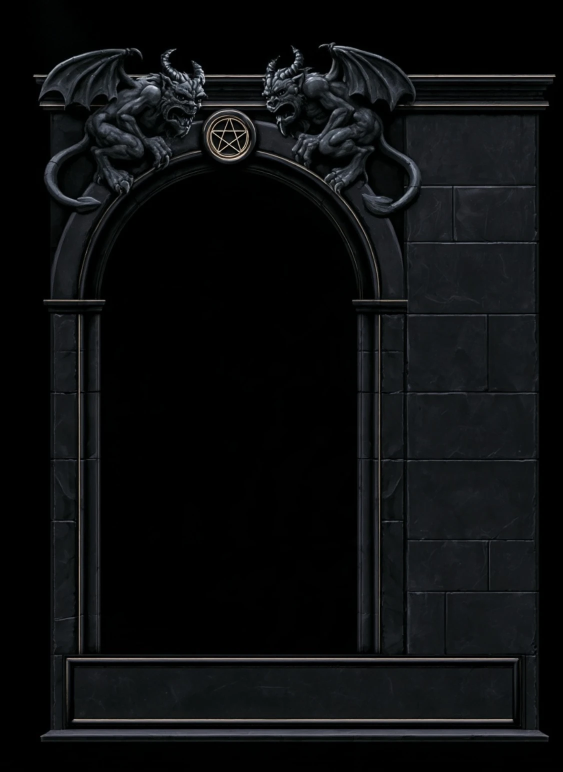
#> input picture branding/art/paperdoll-dark-mj.webp, 1125 x 1543 px (shown at 1/2 size)
$ python make_paperdoll.py
#> lines starting #> are read from the running program, lines starting #| are printed output that depends on the picture; after the words box and inside, x2 and y2 are one past the last pixel; in counts of white or black regions, pixels touching at a corner belong together
"""Builds the paperdoll frames from the Midjourney art: dark (black stone, fine gold lines,
winged gargoyles: paperdoll-dark-mj.webp) and light (sandstone, griffins:
paperdoll-light-mj.webp). The dark art is a retexture of the light one with the griffins
repainted as gargoyles, so both have the same layout.

The art already has the paperdoll's layout (arched opening on the left, plain block column for
the buttons on the right, nameplate across the bottom), so it is scaled whole. The scaling is
piecewise, to land its parts where the client's code puts things:
  opening for the character   light about 27..172 x 36..248, dark about 32..172 x 60..256
  button column               from x=188 (the buttons are drawn at x=185)
  nameplate panel             about 14..248 x 262..328 (the name is drawn at 36,268, three lines)
  minimize button             228,260 (16x16)
  virtue button               the art's own pentagram medallion: the button is that 32x32
                              piece of the frame, drawn again on top of it. Stock puts it at
                              80,4; the themes move it onto the medallion ('virtue' below, and
                              IexDarkUi.VirtuePosition in the client - keep them the same)
The dark art's gargoyles rise above the top ledge and past the left wall. It is fitted from
their tips, so they are whole; that puts its arch lower than the light one's.

Outputs (next to this script; copy the .gz files to src/ClassicUO.Client/IEX/Art):
  paperdoll.rgba.gz, paperdoll-light.rgba.gz   262x340 frame (gumps 0x07D0 and 0x07D1; stock
                                               is 262x324, the extra 16px hold a three-line name)
  virtue.rgba.gz, virtue-light.rgba.gz         32x32 (gump 0x0071)
  paperdoll-preview.png, paperdoll-light-preview.png
Raw RGBA rows, gzipped; colors reduced to UO's 15-bit range.

    python make_paperdoll.py [dir with the themes' dumped buttons (dark/, light/), for the previews]
"""
import gzip
import os
import struct
import sys

import numpy as np
from PIL import Image, ImageFilter

HERE = os.path.dirname(os.path.abspath(__file__))
W, H = 262, 340

GOLD_LO, GOLD, GOLD_HI = (136, 88, 16), (224, 168, 48), (248, 216, 112)

# Per theme: the art and its (source, target) control points; the rest is used by its builder.
THEMES = {
    'dark': dict(
        art='paperdoll-dark-mj.webp', suffix='',  # 1125x1543
        #   wing tip, opening,    opening,    column,     right wall
        xs=[(65, 0), (201, 32), (714, 172), (810, 188), (1077, W)],
        #   horn tips, arch springing, nameplate top, its panel,        bottom
        ys=[(84, 0), (585, 123), (1309, 256), (1332, 262), (1445, 328), (1483, H)],
        virtue=(87, 30),
        # in the art; the third box is the left one's snout and horn, which reach past x=400
        # beside the medallion (without it their right edge was traced as trim and went gold)
        gargoyles=[(60, 80, 400, 440), (522, 80, 850, 440), (400, 90, 415, 216)],
        arch_line=(457.5, 585, 278, 306),  # centre, and the radius range the line round the arch lies in
        plate=((126, 1309, 1049, 1458), (148, 1332, 1024, 1445)),  # nameplate: outer box, dark panel
        opening=(2, 2, 5),
        diamond=(GOLD_HI, GOLD_LO, (30, 30, 34), 270)),
    'light': dict(
        art='paperdoll-light-mj.webp', suffix='-light',  # 928x1232
        #   left edge, opening,   opening,    column,     right edge
        xs=[(88, 0), (170, 27), (557, 172), (630, 188), (836, W)],
        #   under the cornice top, arch springing, foot of the opening, nameplate panel, bottom
        ys=[(150, 0), (462, 107), (1003, 248), (1021, 262), (1112, 328), (1136, H)],
        virtue=(84, 10),
        opening=(22, 15, 10),
        diamond=((204, 150, 68), (104, 64, 22), (236, 216, 170), 270)),
}


# ------------------------------------------------------------------ scaling

def edges(points, n):
    """Source coordinate of each target pixel boundary 0..n."""
    out = []
    for t in range(n + 1):
        for (s0, t0), (s1, t1) in zip(points, points[1:]):
            if t <= t1:
                out.append(s0 + (s1 - s0) * (t - t0) / (t1 - t0))
                break
    return out


def target(points, s):
    """Where a source coordinate lands."""
    for (s0, t0), (s1, t1) in zip(points, points[1:]):
        if s <= s1:
            return t0 + (t1 - t0) * (s - s0) / (s1 - s0)
    return points[-1][1]


def scaled(src, xs, ys):
    """The art on the 262x340 layout: each pixel is the average of the source box it covers."""
    ex, ey = edges(xs, W), edges(ys, H)
    # Sum table, so any box average is four lookups.
    table = np.zeros((src.shape[0] + 1, src.shape[1] + 1, src.shape[2]))
    table[1:, 1:] = src.cumsum(0).cumsum(1)
    out = np.zeros((H, W, src.shape[2]))
    for y in range(H):
        y0, y1 = int(round(ey[y])), max(int(round(ey[y])) + 1, int(round(ey[y + 1])))
        for x in range(W):
            x0, x1 = int(round(ex[x])), max(int(round(ex[x])) + 1, int(round(ex[x + 1])))
            box = table[y1, x1] - table[y0, x1] - table[y1, x0] + table[y0, x0]
            out[y, x] = box / ((y1 - y0) * (x1 - x0))
    return out


def luma(rgb):
    return (rgb[..., 0] * 3 + rgb[..., 1] * 6 + rgb[..., 2]) / 10


def gold_ramp(t):
    """t 0..1 (array) -> dark to bright gold."""
    t = np.clip(t, 0, 1)[..., None]
    lo, mid, hi = (np.array(c, float) for c in (GOLD_LO, GOLD, GOLD_HI))
    return np.where(t < 0.6, lo + (mid - lo) * t / 0.6, mid + (hi - mid) * (t - 0.6) / 0.4)


# ------------------------------------------------------------------ light

def light(theme, src):
    raw = scaled(src, theme['xs'], theme['ys'])
    # The art is a greyish tan; lift and warm it to sit with the Light theme's sandstone.
    v = (raw / 255.0) ** 0.62
    v = v * (1.12 - 0.2 * v)  # hold the bright nameplate panel back from washing out
    rgb = np.clip(v * np.array([1.12, 1.06, 0.95]) * 255, 0, 255)
    rgb[luma(raw) < 16] = theme['opening']  # the frame fills the picture: black is the opening
    return rgb, np.full((H, W), 255)


# ------------------------------------------------------------------ dark

def dark(theme, src):
    lum = luma(src)

    # The art's trim is thin pale lines, nearly lost at game size. Find them where they are
    # painted (thin strokes much brighter than what surrounds them, outside the gargoyles),
    # and carry them through the scaling on their own so they can be drawn in gold.
    around = np.asarray(Image.fromarray(lum.astype(np.uint8)).filter(ImageFilter.BoxBlur(10))).astype(float)
    lines = (lum - around > 40) & (lum > 125)  # trim peaks at 140-200; block joints stay well under
#> lines: shape (1543, 1125) bool; 0.63% white in thin lines or dots, all inside (x1, y1, x2, y2) = (67, 89, 1111, 1441)
    for x0, y0, x1, y1 in theme['gargoyles']:  # their highlights are as bright as the trim
        lines[y0:y1, x0:x1] = False
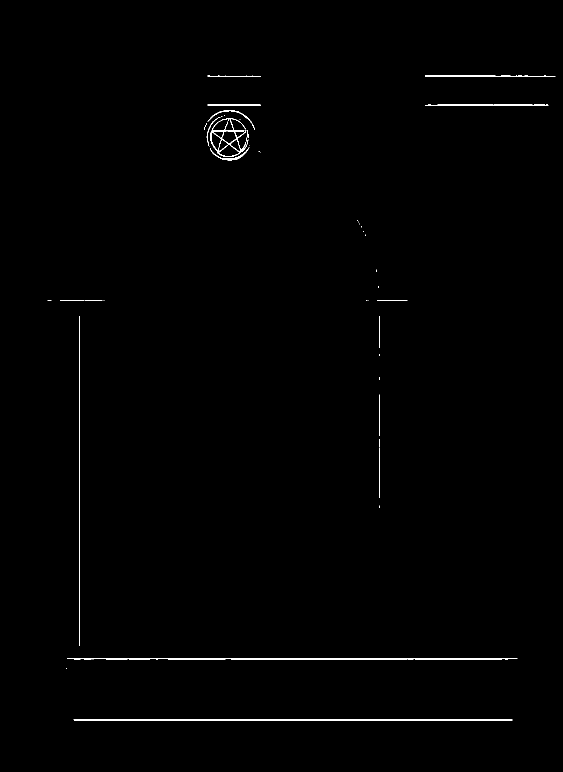
#> lines: shape (1543, 1125) bool (shown at 1/2 size); 0.43% white in thin lines or dots, all inside (x1, y1, x2, y2) = (95, 150, 1111, 1441)

    # The line round the arch is painted faint and fades toward the springing. Trace it: at
    # each angle find the brightest point across the ring's edge, keep the points that lie on
    # one smooth curve (that drops whatever a gargoyle covers), and mark the line along it.
    cx, cy, lo, hi = theme['arch_line']
    angles = np.radians(np.arange(-92, 92.01, 0.25))
    radii = np.arange(lo, hi + 1)
    px = np.clip((cx + np.outer(np.sin(angles), radii)).round().astype(int), 0, src.shape[1] - 1)
    py = np.clip((cy - np.outer(np.cos(angles), radii)).round().astype(int), 0, src.shape[0] - 1)
    across = lum[py, px]
    peak = radii[across.argmax(1)].astype(float)
#> peak = 737 values, max 306 at index 178, min 278 at index 353, mean 293.4
    smooth = np.array([np.median(peak[max(0, k - 30):k + 31]) for k in range(len(peak))])
#> smooth = 737 values, max 300 at index 716, min 287 at index 366, mean 292.8
    good = (np.abs(peak - smooth) <= 3) & (across.max(1) > 32) & (np.abs(np.degrees(angles)) > 13)  # not under the medallion
    # Short breaks are bridged along the smooth curve; long ones (a gargoyle) stay open.
    near = np.array([good[max(0, k - 16):k + 17].mean() for k in range(len(good))]) >= 0.5
    near &= np.abs(np.degrees(angles)) > 13
    for a, r in zip(angles[near], smooth[near]):
        x, y = cx + r * np.sin(a), cy - r * np.cos(a)
        lines[int(y - 1):int(y + 2.5), int(x - 1):int(x + 2.5)] = True
#> this loop made 599 passes
#> (a, r, x, y) on passes 1 to 3: (-1.61, 295, 162.7, 595.3), (-1.6, 295, 162.6, 594), (-1.6, 295, 162.6, 592.7)
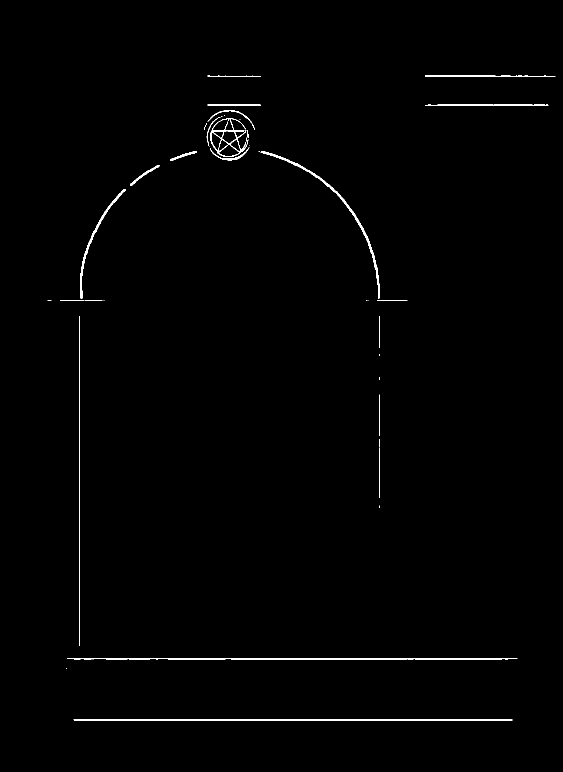
#> lines: shape (1543, 1125) bool (shown at 1/2 size); 0.61% white in thin lines or dots, all inside (x1, y1, x2, y2) = (95, 150, 1111, 1441)

    # Gargoyles: darker, so they sit back into the stone.
    src = src.copy()
    for x0, y0, x1, y1 in theme['gargoyles']:
        k = 1 - 0.42 * np.clip((lum[y0:y1, x0:x1] - 30) / 25, 0, 1)
        src[y0:y1, x0:x1] *= k[..., None]

    raw = scaled(src, theme['xs'], theme['ys'])
    trim = scaled(lines[..., None].astype(float), theme['xs'], theme['ys'])[..., 0]
#> after the loop in scaled (call 2), `for y in range(H):`:
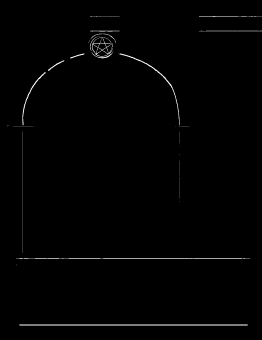
#> out: shape (340, 262, 1) float64; min 0, max 1, mean 0.00888
    lum = luma(raw)

    rgb = np.clip(raw * 1.3, 0, 255)          # the stone is very dark; lift it a little
    rgb[lum < 10] = theme['opening']

    # Nameplate: its border in gold (shaded as the art shades it), its panel left dark for
    # the gold lettering.
    xs, ys = theme['xs'], theme['ys']
    (ox0, oy0, ox1, oy1), (px0, py0, px1, py1) = theme['plate']
    yy, xx = np.mgrid[0:H, 0:W]

    def inside(x0, y0, x1, y1):
        return ((xx >= round(target(xs, x0))) & (xx < round(target(xs, x1)))
                & (yy >= round(target(ys, y0))) & (yy < round(target(ys, y1))))

    border = inside(ox0, oy0, ox1, oy1) & ~inside(px0, py0, px1, py1)
    rgb = np.where(border[..., None], gold_ramp(0.12 + (lum - 8) / 75), rgb)
#> in gold_ramp, `return np.where(t < 0.6, lo + (mid - lo) * t / 0.6, mid + (hi - mid) *..`:
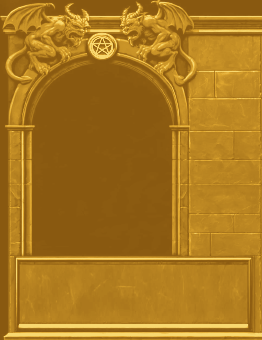
#> returned value: shape (340, 262, 3) float64; mean of channels 0, 1, 2 169.3, 119.2, 30.2; drawn as R, G, B

    # The thin lines, in gold.
    k = np.clip(trim * 4.0, 0, 1)[..., None]
    rgb = rgb + (np.array(GOLD, float) - rgb) * k * ~border[..., None]

    # The gargoyles reach above the ledge and past the left wall: the black beyond them (from
    # the picture's edge to the first lit pixel) is the surround.
    alpha = np.full((H, W), 255)
    wall, ledge = int(target(xs, 101)), int(target(ys, 148))
    for y in range(H):
        for x in range(wall):
            if lum[y, x] > 5:
                break
            alpha[y, x] = 0
    for x in range(W):
        for y in range(ledge):
            if lum[y, x] > 5:
                break
            alpha[y, x] = 0
    return rgb, alpha


BUILD = {'dark': dark, 'light': light}


# ------------------------------------------------------------------ output

def frame(name):
    theme = THEMES[name]
    src = np.asarray(Image.open(os.path.join(HERE, theme['art'])).convert('RGB')).astype(np.float64)
    rgb, alpha = BUILD[name](theme, src)
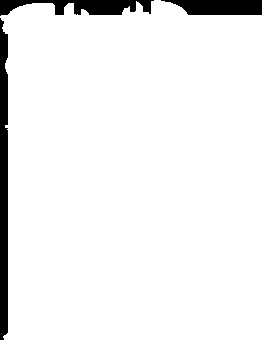
#> alpha: shape (340, 262) int64; 94.2% white; 3 black regions, box (x1, y1, x2, y2) and area: (0, 18, 8, 340) 2427, (0, 0, 154, 16) 1482, (161, 0, 262, 15) 1244
    canvas = Image.fromarray(np.dstack([rgb, alpha]).astype(np.uint8), 'RGBA').copy()
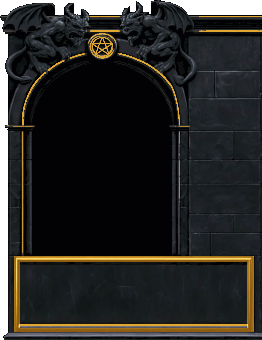
#> canvas: PIL image 262x340 RGBA; mean R, G, B, A 27.9, 27.4, 25.2, 240.2; transparent parts drawn white
    cp = canvas.load()

    # Small diamond: the minimize button's spot (hit box 228,260 16x16).
    lit, shade, fill, cy = theme['diamond']
#> lit = (248, 216, 112); shade = (136, 88, 16); fill = (30, 30, 34); cy = 270
    for dy in range(-6, 7):
        span = 6 - abs(dy)
        for dx in range(-span, span + 1):
            cp[236 + dx, cy + dy] = ((lit if dy < 0 else shade) if abs(dx) == span else fill) + (255,)
    return quant15(canvas)


def quant15(img):
    px = img.load()
    for y in range(img.height):
        for x in range(img.width):
            r, g, b, a = px[x, y]
            px[x, y] = (0, 0, 0, 0) if a < 128 else ((r >> 3) * 255 // 31, (g >> 3) * 255 // 31, (b >> 3) * 255 // 31, 255)
    return img


def save_raw(img, name):
    with gzip.open(os.path.join(HERE, name), 'wb') as f:
        f.write(img.tobytes())


def dumped(folder, gid):
    p = os.path.join(folder, '%04X.rgba' % gid)
    if not os.path.exists(p):
        return None
    with open(p, 'rb') as f:
        w, h = struct.unpack('<ii', f.read(8))
        return Image.frombytes('RGBA', (w, h), f.read(w * h * 4))


if __name__ == '__main__':
    for name, theme in THEMES.items():
        f = frame(name)
        vx, vy = theme['virtue']
        v = f.crop((vx, vy, vx + 32, vy + 32))  # the virtue button: the same pixels as the frame under it
        save_raw(f, 'paperdoll%s.rgba.gz' % theme['suffix'])
        save_raw(v, 'virtue%s.rgba.gz' % theme['suffix'])

        prev = Image.new('RGBA', (2 * W + 30, H + 20), (44, 66, 44, 255))
        prev.alpha_composite(f, (10, 10))
        full = f.copy()
        if len(sys.argv) > 1:  # buttons as the client places them
            for i, b in enumerate((0x7EF, 0x7D6, 0x7D9, 0x7DC, 0x7DF, 0x7E5, 0x7EB)):
                im = dumped(os.path.join(sys.argv[1], name), b)
                if im is not None:
                    full.alpha_composite(im, (185, 44 + i * 27))
        prev.alpha_composite(full, (W + 20, 10))
        prev.resize((prev.width * 2, prev.height * 2), Image.NEAREST).save(
            os.path.join(HERE, 'paperdoll%s-preview.png' % theme['suffix']))
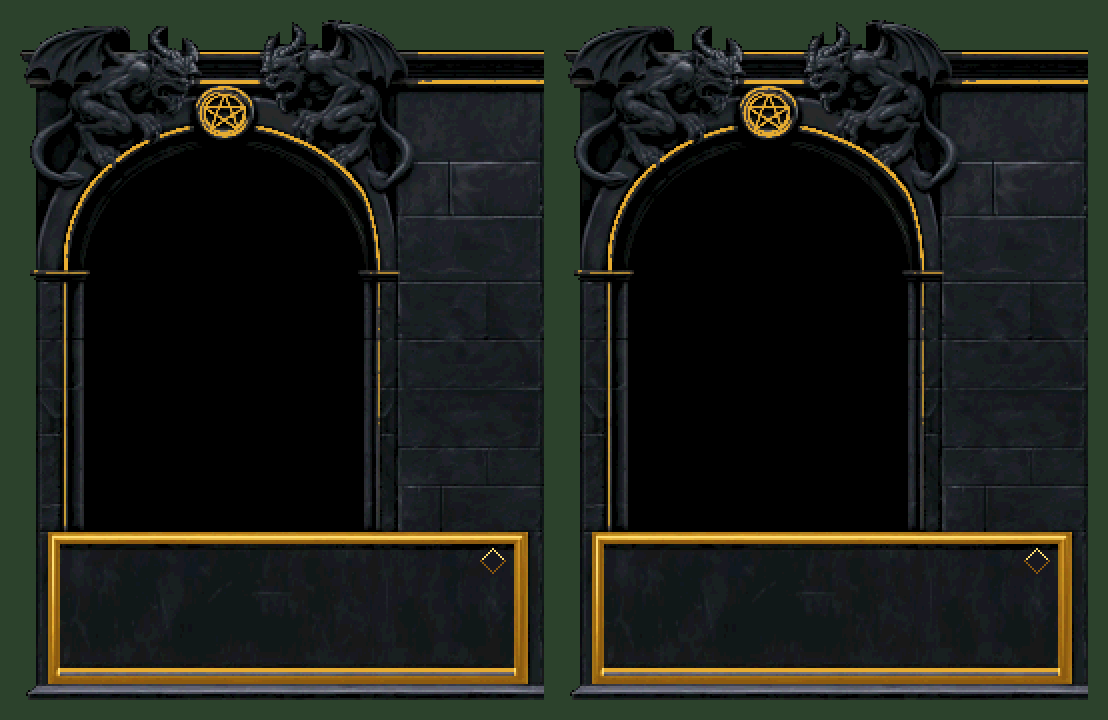
#> saved as paperdoll-preview.png: PIL image 1108x720 RGBA; mean R, G, B, A 29.8, 32.7, 26.1, 255
#> pass 2 of the loop `for name, theme in THEMES.items():`:
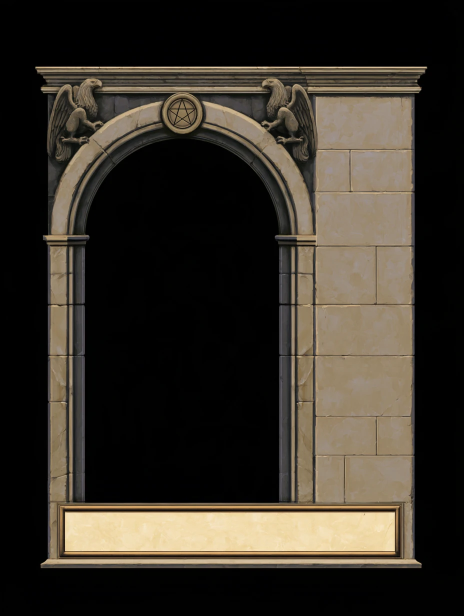
#> input picture branding/art/paperdoll-light-mj.webp, 928 x 1232 px (shown at 1/2 size)
#> table: shape (1233, 929, 3) float64
#> in light, `rgb[luma(raw) < 16] = theme['opening']`:
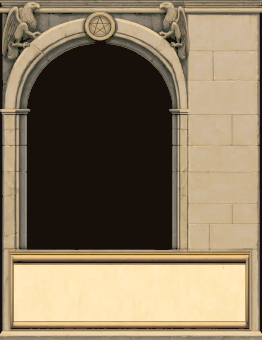
#> rgb: shape (340, 262, 3) float64; mean R, G, B 134.4, 118.3, 93.9
#> alpha: shape (340, 262) int64; every value is 255
#> lit = (204, 150, 68); shade = (104, 64, 22); fill = (236, 216, 170)
#> `prev.resize((prev.width * 2, prev.height * 2), Image.NEAREST).save( os..`:
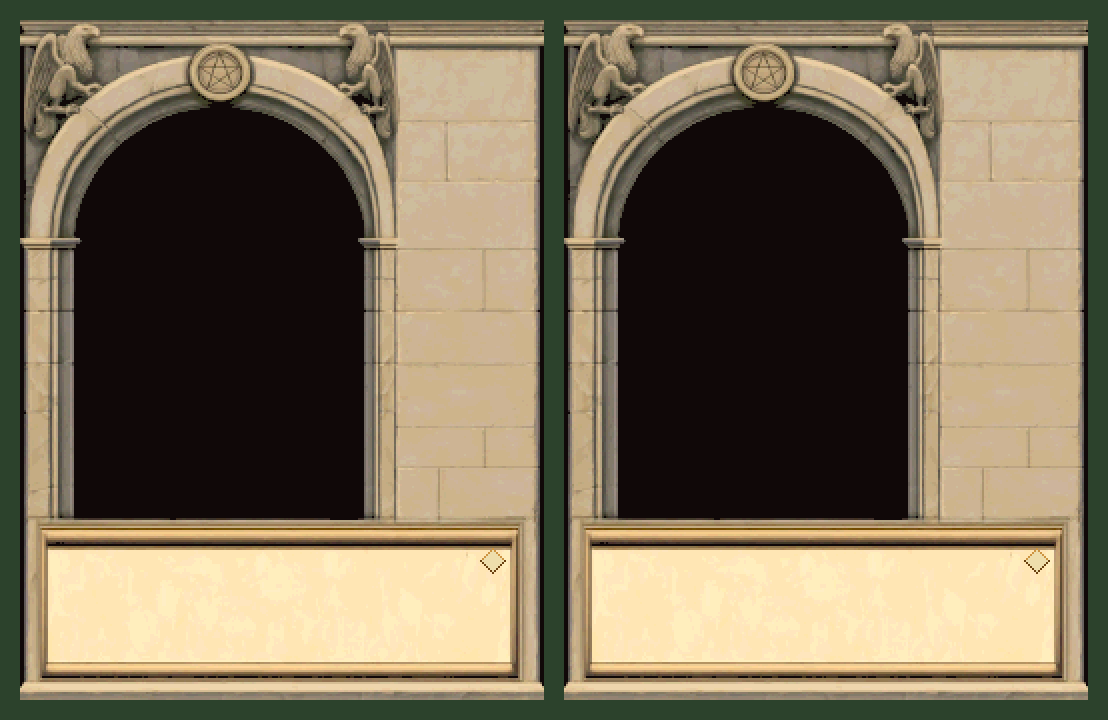
#> saved as paperdoll-light-preview.png: PIL image 1108x720 RGBA; mean R, G, B, A 123, 110.5, 87.5, 255
    print('ok')
